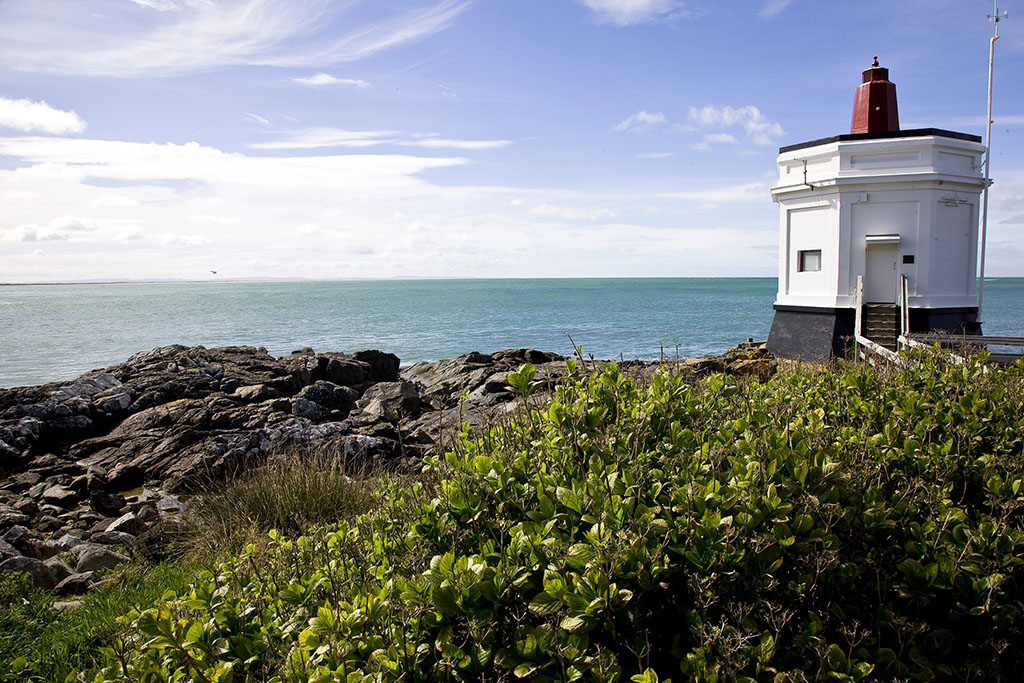
#> input picture MINE_PY27/ThePracticeOfML/SeondEditionMaster/test3.jpg, 1024 x 683 px
$ python 10-15.py
#> lines starting #> are read from the running program, lines starting #| are printed output that depends on the picture; after the words box and inside, x2 and y2 are one past the last pixel; in counts of white or black regions, pixels touching at a corner belong together
#10-15.py
import cv2

fn="test3.jpg"
myimg=cv2.imread(fn)
#> myimg is the input picture: shape (683, 1024, 3); mean B, G, R 124.7, 128.5, 123.7
img=cv2.cvtColor(myimg,cv2.COLOR_BGR2GRAY)
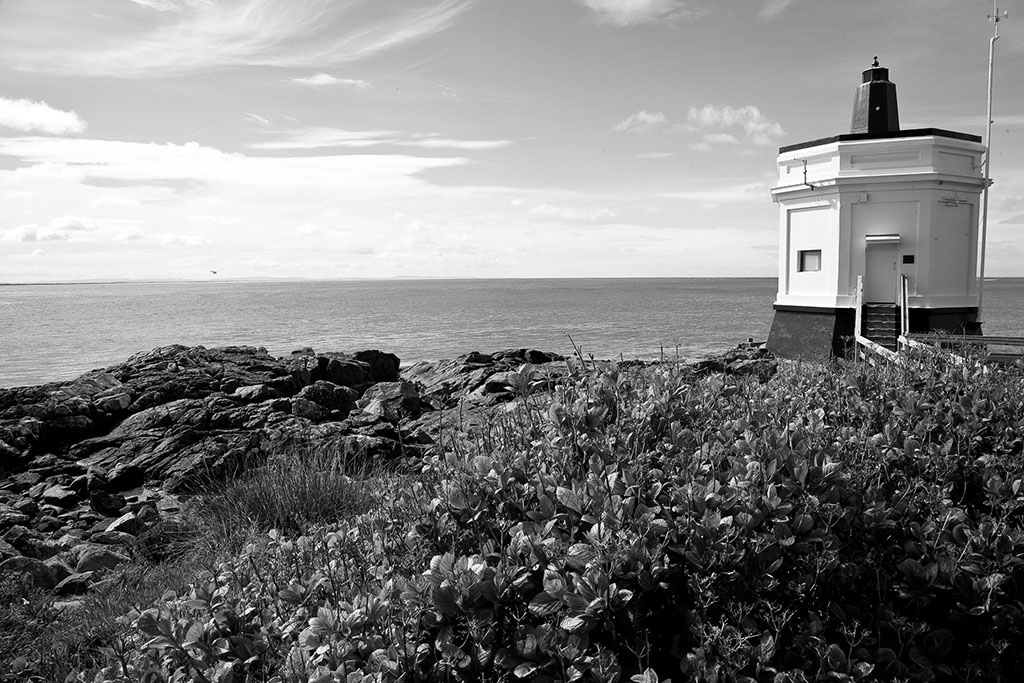
#> img: shape (683, 1024); min 0, max 255, mean 126.6


newimg=cv2.adaptiveThreshold(img,255,cv2.ADAPTIVE_THRESH_MEAN_C,cv2.THRESH_BINARY,51,2)
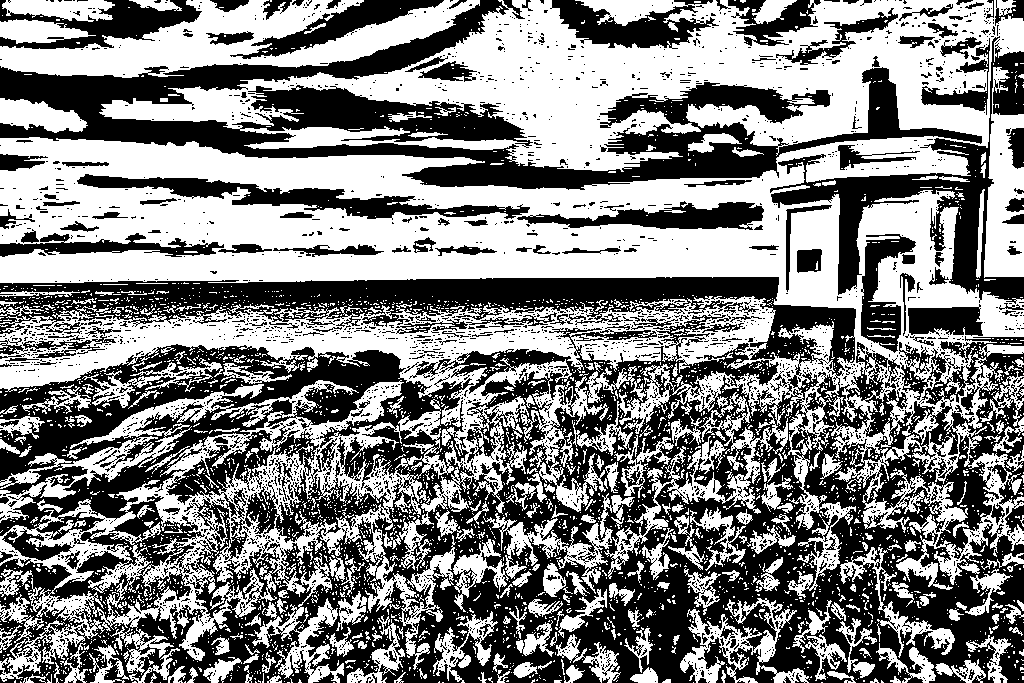
#> newimg: shape (683, 1024); 51.6% white; 3069 black regions (2840 under 20 px), largest, box (x1, y1, x2, y2) and area: (0, 277, 1024, 683) 217634, (0, 0, 982, 190) 46144, (770, 36, 1024, 304) 13006
cv2.imshow('preview',newimg)
cv2.waitKey()
cv2.destroyAllWindows()

$ run again, with MINE_PY27/ThePracticeOfML/SeondEditionMaster/test1.jpg copied over MINE_PY27/ThePracticeOfML/SeondEditionMaster/test3.jpg
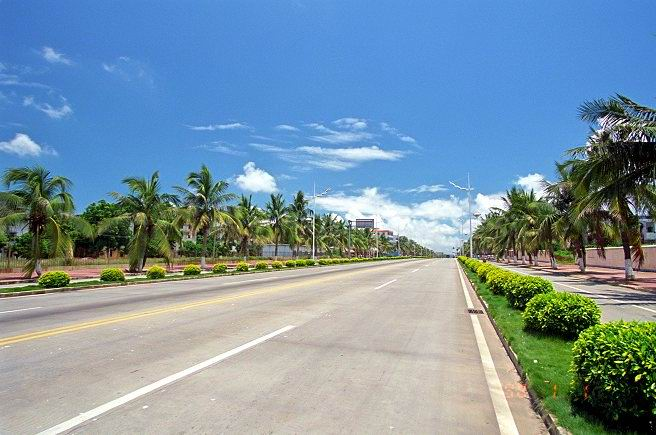
#> input picture MINE_PY27/ThePracticeOfML/SeondEditionMaster/test1.jpg, 656 x 435 px
#> myimg is the input picture: shape (435, 656, 3); mean B, G, R 163.1, 147.9, 122.4
#> `img=cv2.cvtColor(myimg,cv2.COLOR_BGR2GRAY)`:
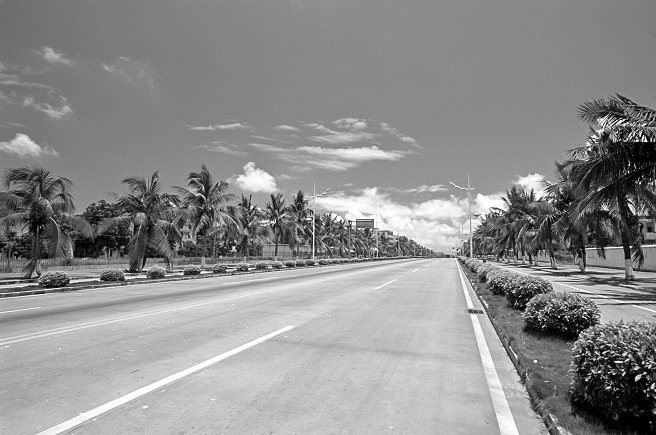
#> img: shape (435, 656); min 0, max 255, mean 142
#> `newimg=cv2.adaptiveThreshold(img,255,cv2.ADAPTIVE_THRESH_MEAN_C,cv2.TH..`:
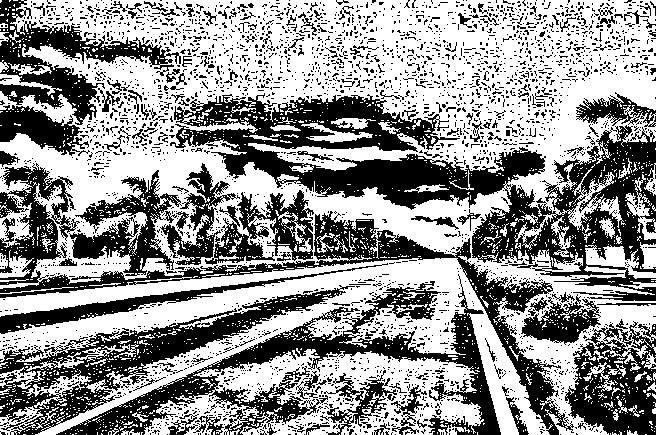
#> newimg: shape (435, 656); 57.8% white; 3134 black regions (2964 under 20 px), largest, box (x1, y1, x2, y2) and area: (170, 93, 656, 301) 30012, (0, 163, 574, 435) 14355, (56, 274, 501, 435) 13699

$ run again, with MINE_PY27/ThePracticeOfML/SeondEditionMaster/test112.jpg copied over MINE_PY27/ThePracticeOfML/SeondEditionMaster/test3.jpg
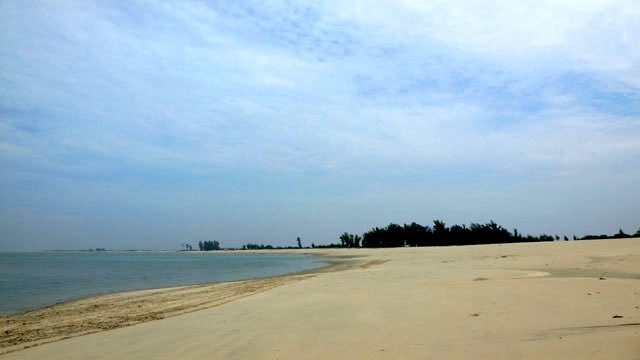
#> input picture MINE_PY27/ThePracticeOfML/SeondEditionMaster/test112.jpg, 640 x 360 px
#> myimg is the input picture: shape (360, 640, 3); mean B, G, R 192, 181.7, 160.6
#> `img=cv2.cvtColor(myimg,cv2.COLOR_BGR2GRAY)`:
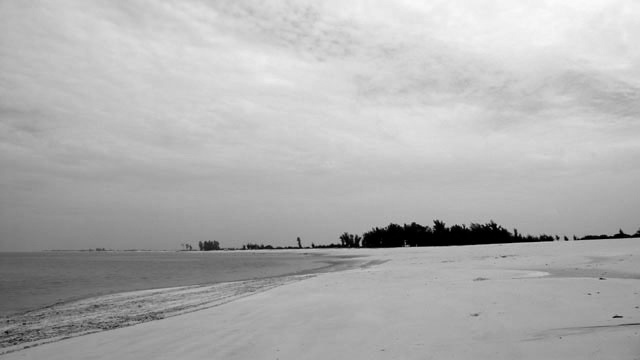
#> img: shape (360, 640); min 0, max 251, mean 176.6
#> `newimg=cv2.adaptiveThreshold(img,255,cv2.ADAPTIVE_THRESH_MEAN_C,cv2.TH..`:
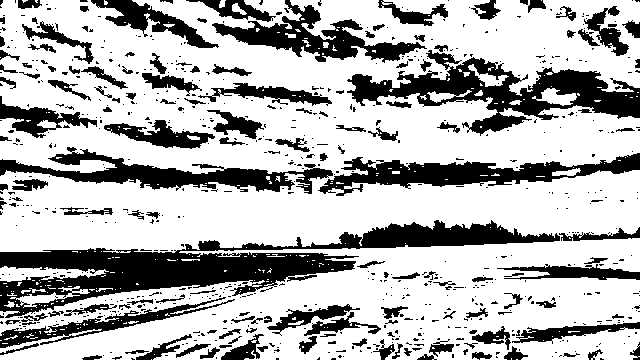
#> newimg: shape (360, 640); 70.6% white; 733 black regions (586 under 20 px), largest, box (x1, y1, x2, y2) and area: (0, 220, 560, 318) 15936, (347, 50, 640, 136) 8683, (318, 153, 640, 196) 5258

$ run again, with MINE_PY27/ThePracticeOfML/SeondEditionMaster/test2.jpg copied over MINE_PY27/ThePracticeOfML/SeondEditionMaster/test3.jpg
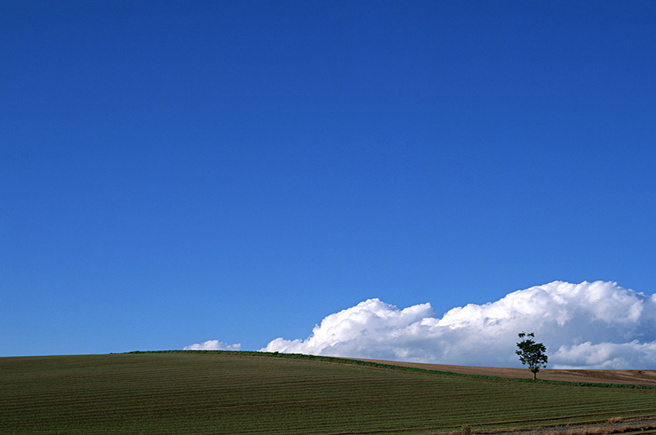
#> input picture MINE_PY27/ThePracticeOfML/SeondEditionMaster/test2.jpg, 656 x 435 px
#> myimg is the input picture: shape (435, 656, 3); mean B, G, R 162.9, 99.8, 59.6
#> `img=cv2.cvtColor(myimg,cv2.COLOR_BGR2GRAY)`:
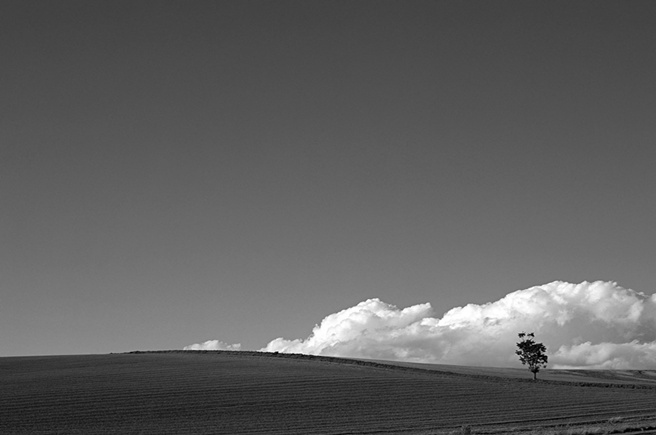
#> img: shape (435, 656); min 0, max 255, mean 95
#> `newimg=cv2.adaptiveThreshold(img,255,cv2.ADAPTIVE_THRESH_MEAN_C,cv2.TH..`:
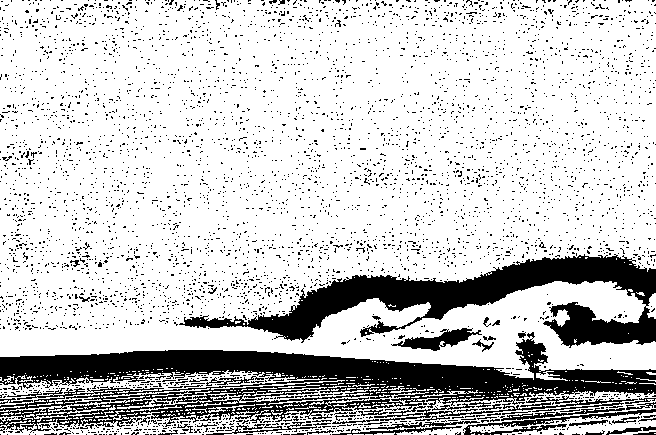
#> newimg: shape (435, 656); 80% white; 4528 black regions (4467 under 20 px), largest, box (x1, y1, x2, y2) and area: (0, 332, 656, 433) 24384, (179, 254, 656, 348) 14957, (380, 396, 638, 421) 1046
